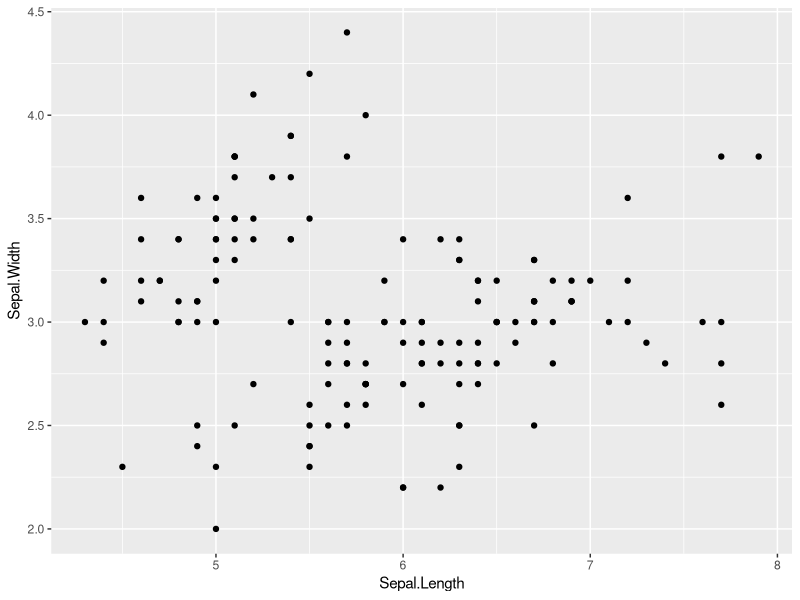
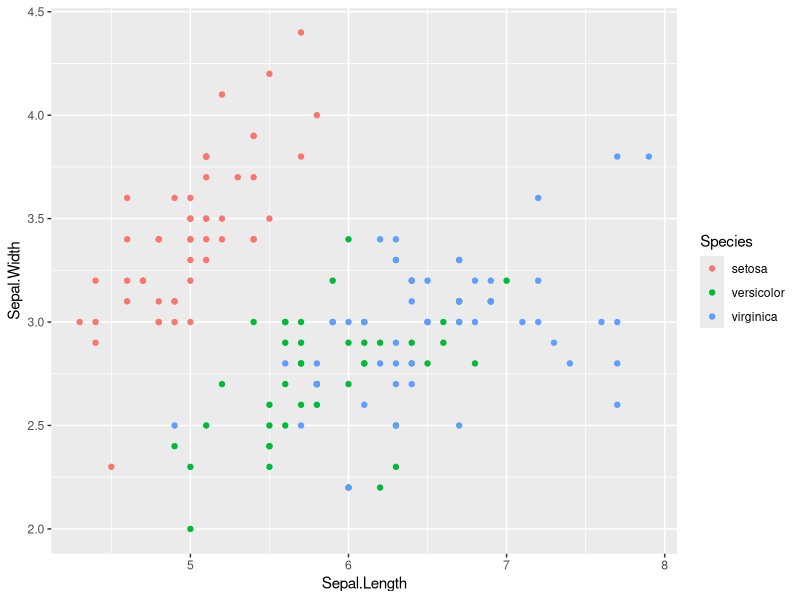
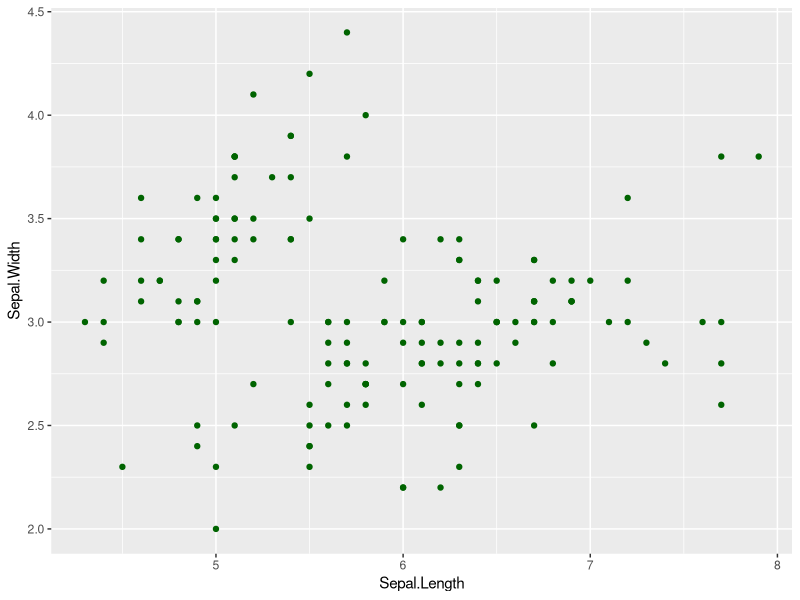
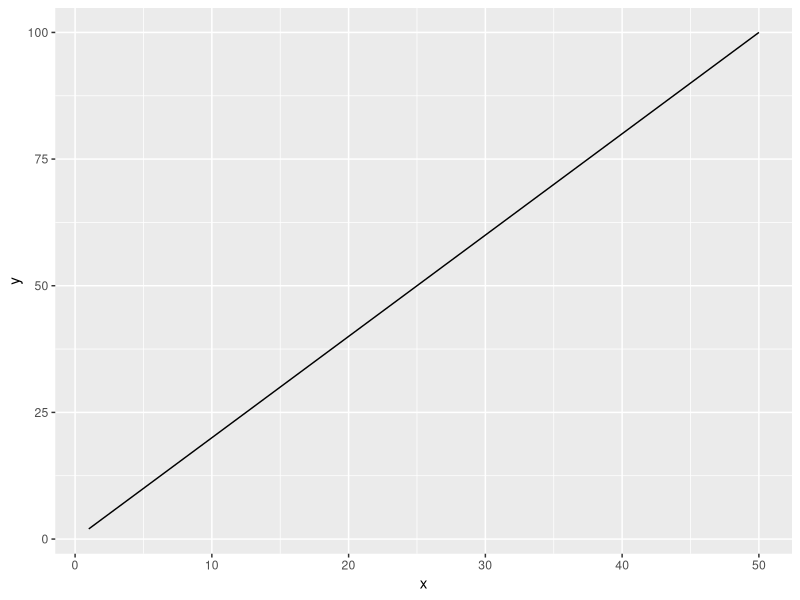
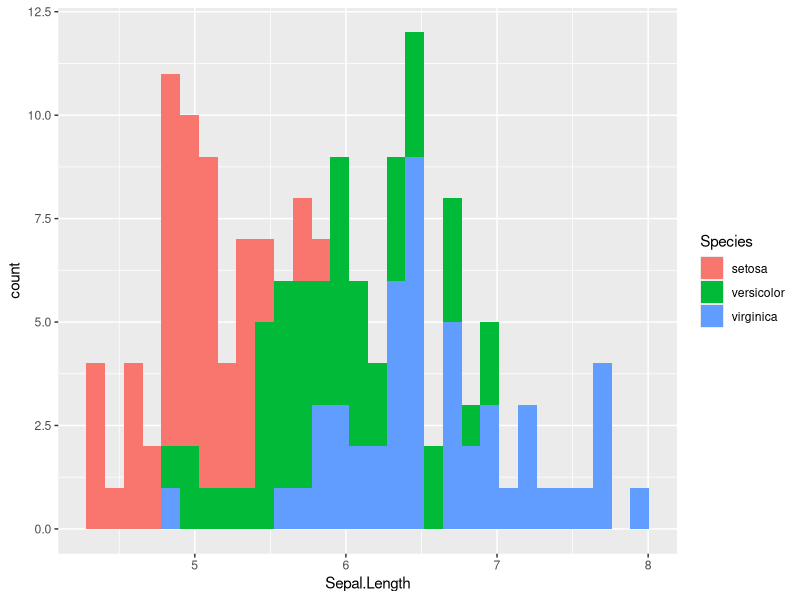
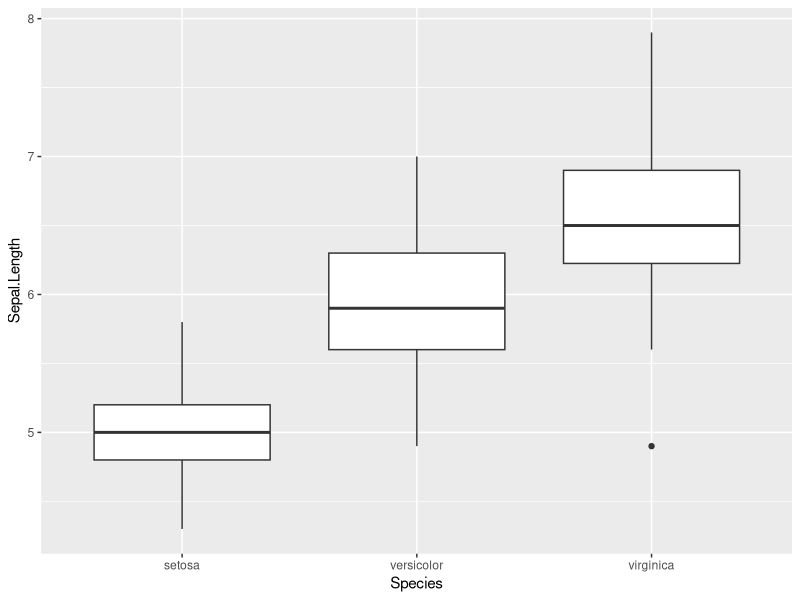
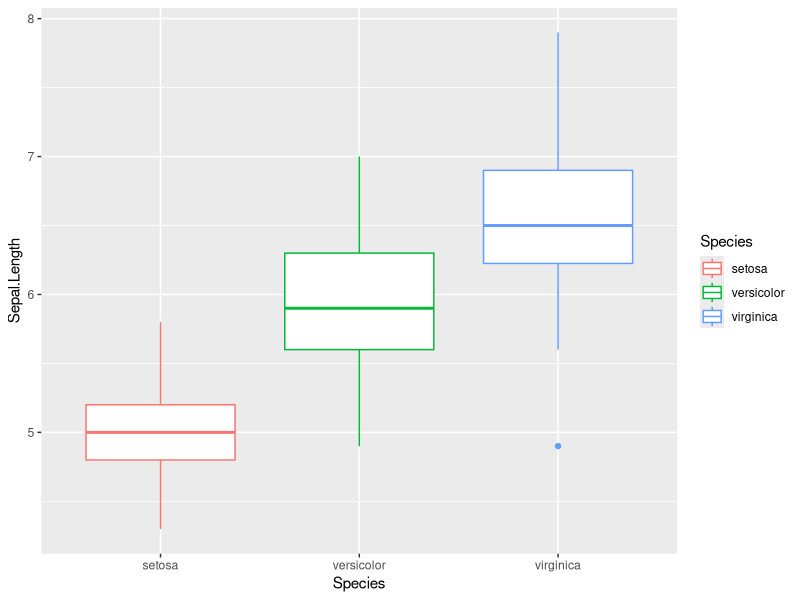
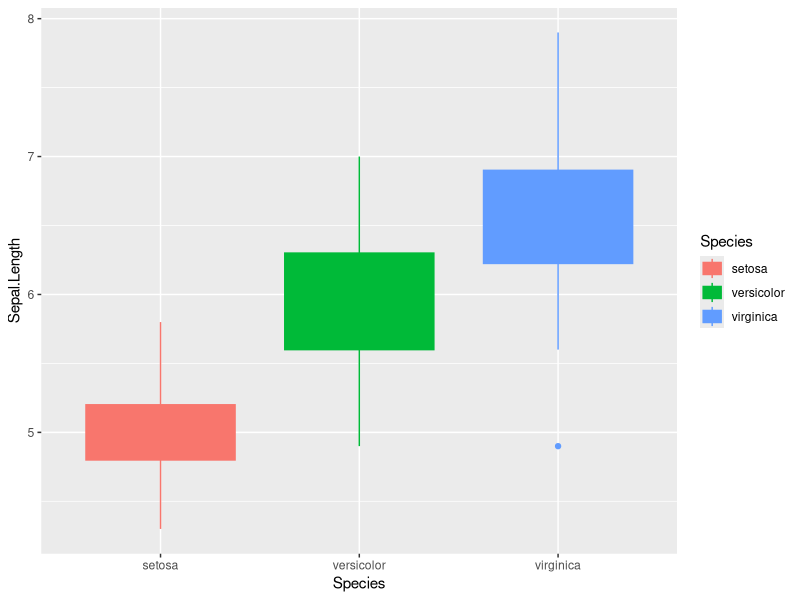

These figures' R source, in order:
library(tidyverse)

##ctrl + shift + r = label
# point figure ------------------------------------------------------------

iris %>% 
  ggplot(
    aes(x = Sepal.Length,
        y = Sepal.Width)
  ) +
  geom_point()

iris %>% 
  ggplot(
    aes(x = Sepal.Length,
        y = Sepal.Width,
        color = Species)
  ) + 
  geom_point()

iris %>% 
  ggplot(
    aes(x = Sepal.Length,
        y = Sepal.Width,)
  ) + 
  geom_point(color = "darkgreen")


# Line Figure -------------------------------------------------------------

df_x <- tibble(x=1:50,
               y=2*x)

df_x %>% 
  ggplot(
    aes(x = x,
        y = y)
  ) + 
  geom_line()


# histogram ---------------------------------------------------------------

iris %>% 
  ggplot(
    aes(x = Sepal.Length,
        fill = Species)
  ) +
  geom_histogram()


# box plot ----------------------------------------------------------------

iris %>% 
  ggplot(
    aes(x = Species,
        y = Sepal.Length)
  ) +
  geom_boxplot()

## change color border
iris %>% 
  ggplot(
    aes(x = Species,
        y = Sepal.Length,
        color = Species)
  ) +
  geom_boxplot()

## change color inside box
iris %>% 
  ggplot(
    aes(x = Species,
        y = Sepal.Length,
        fill = Species,
        color = Species)
  ) +
  geom_boxplot()


# Exercise ----------------------------------------------------------------

#Q1 Using iris data, identify the longest Sepal.Length using arrange() function 
arrange(iris, desc(Sepal.Length))

#longest is 7.9 

#Q2 Using iris data, filter individuals with Sepal.Width greater than 3
iris %>% 
  filter(Sepal.Width>3)

#Q3 Using iris data, select the column "Petal.Length" and "Petal.Width", and  
#arrange the order of rows by "Petal.Length", assign the result as "df_petal)
df_petal <- iris %>% 
  select(Petal.Length, Petal.Width) %>% 
  arrange(desc(Petal.Width))

df_petal

#Q4 calculate mean Sepal.Width by species; assign the result to df_mean
df_mean <- iris %>% 
  group_by(Species) %>% 
  summarize(mean = mean(Sepal.Width))

df_mean

#Q5 Create a point figure of Petal.Width (y-axis) and Sepal.Width (x axis)
#with colors distinguishing species
iris %>% 
  ggplot(
    aes(x = Sepal.Width,
        y = Petal.Length,
        color= Species)
  ) +
  geom_point()
